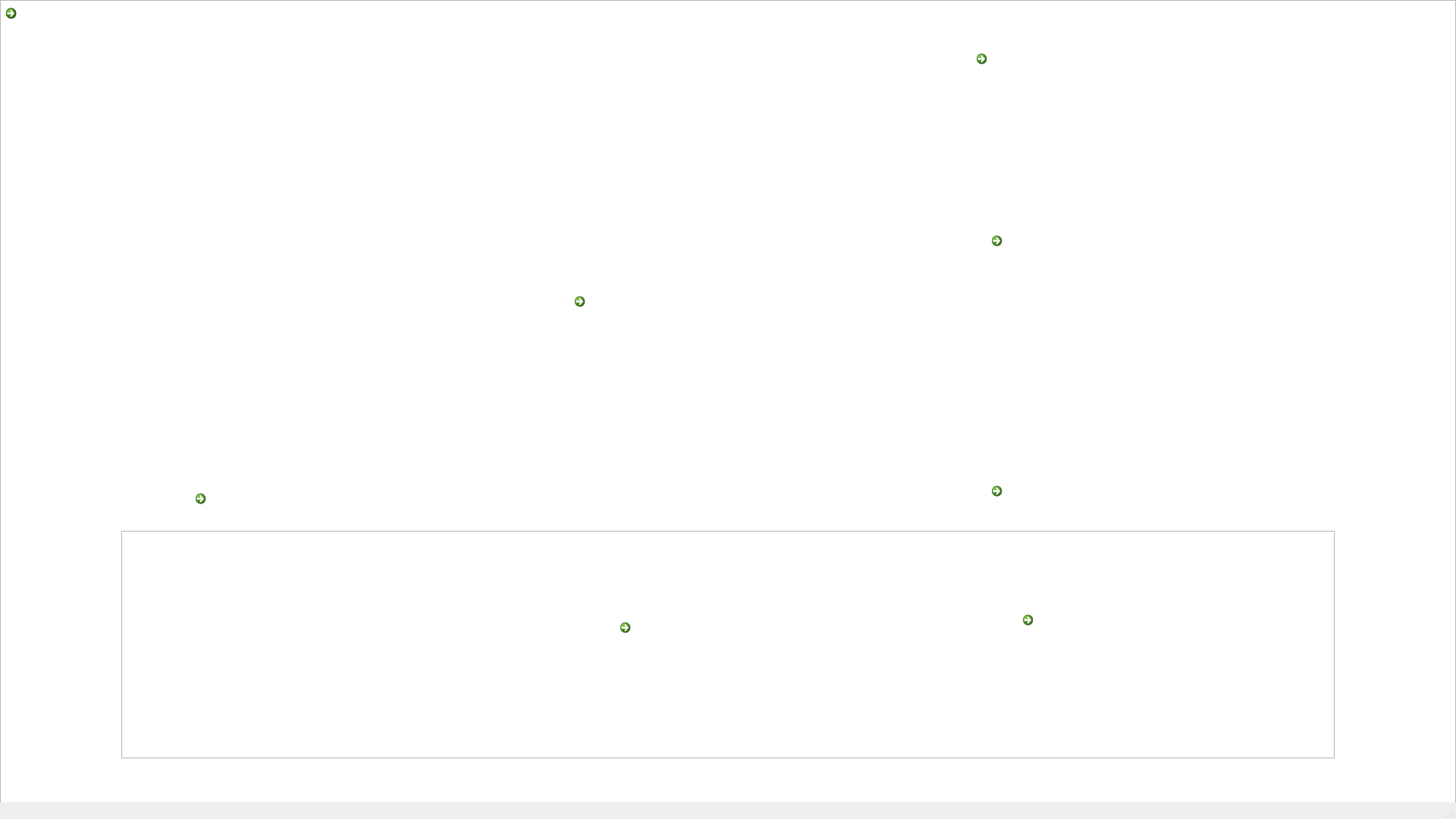
<?xml version="1.0" encoding="UTF-8"?>
<ui version="4.0">
 <class>MainWindow</class>
 <widget class="QMainWindow" name="MainWindow">
  <property name="geometry">
   <rect>
    <x>0</x>
    <y>0</y>
    <width>1920</width>
    <height>1080</height>
   </rect>
  </property>
  <property name="minimumSize">
   <size>
    <width>1920</width>
    <height>1080</height>
   </size>
  </property>
  <property name="maximumSize">
   <size>
    <width>1920</width>
    <height>1080</height>
   </size>
  </property>
  <property name="windowTitle">
   <string>MainWindow</string>
  </property>
  <property name="tabShape">
   <enum>QTabWidget::Rounded</enum>
  </property>
  <widget class="QWidget" name="centralwidget">
   <widget class="QGraphicsView" name="background">
    <property name="geometry">
     <rect>
      <x>0</x>
      <y>0</y>
      <width>1920</width>
      <height>1080</height>
     </rect>
    </property>
    <property name="minimumSize">
     <size>
      <width>1920</width>
      <height>1080</height>
     </size>
    </property>
    <property name="maximumSize">
     <size>
      <width>1920</width>
      <height>1080</height>
     </size>
    </property>
    <property name="verticalScrollBarPolicy">
     <enum>Qt::ScrollBarAlwaysOff</enum>
    </property>
    <property name="horizontalScrollBarPolicy">
     <enum>Qt::ScrollBarAlwaysOff</enum>
    </property>
   </widget>
   <widget class="QGraphicsView" name="startgame">
    <property name="geometry">
     <rect>
      <x>0</x>
      <y>0</y>
      <width>1920</width>
      <height>1080</height>
     </rect>
    </property>
    <property name="verticalScrollBarPolicy">
     <enum>Qt::ScrollBarAlwaysOff</enum>
    </property>
    <property name="horizontalScrollBarPolicy">
     <enum>Qt::ScrollBarAlwaysOff</enum>
    </property>
   </widget>
   <widget class="QGraphicsView" name="t_window">
    <property name="geometry">
     <rect>
      <x>160</x>
      <y>700</y>
      <width>1600</width>
      <height>300</height>
     </rect>
    </property>
    <property name="verticalScrollBarPolicy">
     <enum>Qt::ScrollBarAlwaysOff</enum>
    </property>
    <property name="horizontalScrollBarPolicy">
     <enum>Qt::ScrollBarAlwaysOff</enum>
    </property>
   </widget>
   <widget class="QCommandLinkButton" name="next">
    <property name="geometry">
     <rect>
      <x>0</x>
      <y>0</y>
      <width>1920</width>
      <height>1080</height>
     </rect>
    </property>
    <property name="text">
     <string/>
    </property>
    <property name="icon">
     <iconset>
      <normalon>../build-Finalprojec-Desktop_Qt_5_15_1_MinGW_64_bit-Debug/images/white.png</normalon>
     </iconset>
    </property>
   </widget>
   <widget class="QLabel" name="label">
    <property name="geometry">
     <rect>
      <x>200</x>
      <y>740</y>
      <width>1541</width>
      <height>271</height>
     </rect>
    </property>
    <property name="font">
     <font>
      <family>游明朝</family>
      <pointsize>40</pointsize>
      <weight>50</weight>
      <bold>false</bold>
     </font>
    </property>
    <property name="text">
     <string/>
    </property>
    <property name="alignment">
     <set>Qt::AlignLeading|Qt::AlignLeft|Qt::AlignTop</set>
    </property>
   </widget>
   <widget class="QCommandLinkButton" name="place_1">
    <property name="geometry">
     <rect>
      <x>810</x>
      <y>810</y>
      <width>281</width>
      <height>131</height>
     </rect>
    </property>
    <property name="text">
     <string/>
    </property>
    <property name="icon">
     <iconset>
      <normaloff>../build-Finalprojec-Desktop_Qt_5_15_1_MinGW_64_bit-Debug/images/white.png</normaloff>../build-Finalprojec-Desktop_Qt_5_15_1_MinGW_64_bit-Debug/images/white.png</iconset>
    </property>
   </widget>
   <widget class="QCommandLinkButton" name="place_2">
    <property name="geometry">
     <rect>
      <x>250</x>
      <y>640</y>
      <width>271</width>
      <height>221</height>
     </rect>
    </property>
    <property name="text">
     <string/>
    </property>
    <property name="icon">
     <iconset>
      <normaloff>../build-Finalprojec-Desktop_Qt_5_15_1_MinGW_64_bit-Debug/images/white.png</normaloff>../build-Finalprojec-Desktop_Qt_5_15_1_MinGW_64_bit-Debug/images/white.png</iconset>
    </property>
   </widget>
   <widget class="QCommandLinkButton" name="place_3">
    <property name="geometry">
     <rect>
      <x>750</x>
      <y>380</y>
      <width>391</width>
      <height>151</height>
     </rect>
    </property>
    <property name="text">
     <string/>
    </property>
    <property name="icon">
     <iconset>
      <normaloff>../build-Finalprojec-Desktop_Qt_5_15_1_MinGW_64_bit-Debug/images/white.png</normaloff>../build-Finalprojec-Desktop_Qt_5_15_1_MinGW_64_bit-Debug/images/white.png</iconset>
    </property>
   </widget>
   <widget class="QCommandLinkButton" name="place_4">
    <property name="geometry">
     <rect>
      <x>1280</x>
      <y>60</y>
      <width>351</width>
      <height>301</height>
     </rect>
    </property>
    <property name="text">
     <string/>
    </property>
    <property name="icon">
     <iconset>
      <normaloff>../build-Finalprojec-Desktop_Qt_5_15_1_MinGW_64_bit-Debug/images/white.png</normaloff>../build-Finalprojec-Desktop_Qt_5_15_1_MinGW_64_bit-Debug/images/white.png</iconset>
    </property>
   </widget>
   <widget class="QCommandLinkButton" name="place_5">
    <property name="geometry">
     <rect>
      <x>1341</x>
      <y>800</y>
      <width>281</width>
      <height>241</height>
     </rect>
    </property>
    <property name="text">
     <string/>
    </property>
    <property name="icon">
     <iconset>
      <normaloff>../build-Finalprojec-Desktop_Qt_5_15_1_MinGW_64_bit-Debug/images/white.png</normaloff>../build-Finalprojec-Desktop_Qt_5_15_1_MinGW_64_bit-Debug/images/white.png</iconset>
    </property>
   </widget>
   <widget class="QCommandLinkButton" name="next_2">
    <property name="geometry">
     <rect>
      <x>0</x>
      <y>0</y>
      <width>1920</width>
      <height>1080</height>
     </rect>
    </property>
    <property name="minimumSize">
     <size>
      <width>1920</width>
      <height>1080</height>
     </size>
    </property>
    <property name="maximumSize">
     <size>
      <width>1920</width>
      <height>1080</height>
     </size>
    </property>
    <property name="text">
     <string/>
    </property>
    <property name="icon">
     <iconset>
      <normaloff>../build-Finalprojec-Desktop_Qt_5_15_1_MinGW_64_bit-Debug/images/white.png</normaloff>../build-Finalprojec-Desktop_Qt_5_15_1_MinGW_64_bit-Debug/images/white.png</iconset>
    </property>
   </widget>
   <widget class="QCommandLinkButton" name="start">
    <property name="geometry">
     <rect>
      <x>1300</x>
      <y>300</y>
      <width>1000</width>
      <height>181</height>
     </rect>
    </property>
    <property name="text">
     <string/>
    </property>
    <property name="icon">
     <iconset>
      <normaloff>images/white.png</normaloff>images/white.png</iconset>
    </property>
   </widget>
   <widget class="QCommandLinkButton" name="end">
    <property name="geometry">
     <rect>
      <x>1300</x>
      <y>630</y>
      <width>1000</width>
      <height>181</height>
     </rect>
    </property>
    <property name="text">
     <string/>
    </property>
    <property name="icon">
     <iconset>
      <normaloff>images/white.png</normaloff>images/white.png</iconset>
    </property>
   </widget>
   <zorder>background</zorder>
   <zorder>startgame</zorder>
   <zorder>t_window</zorder>
   <zorder>label</zorder>
   <zorder>next</zorder>
   <zorder>place_1</zorder>
   <zorder>place_2</zorder>
   <zorder>place_3</zorder>
   <zorder>place_4</zorder>
   <zorder>place_5</zorder>
   <zorder>next_2</zorder>
   <zorder>start</zorder>
   <zorder>end</zorder>
  </widget>
  <widget class="QMenuBar" name="menubar">
   <property name="geometry">
    <rect>
     <x>0</x>
     <y>0</y>
     <width>1920</width>
     <height>21</height>
    </rect>
   </property>
  </widget>
  <widget class="QStatusBar" name="statusbar"/>
 </widget>
 <resources/>
 <connections>
  <connection>
   <sender>end</sender>
   <signal>released()</signal>
   <receiver>MainWindow</receiver>
   <slot>close()</slot>
   <hints>
    <hint type="sourcelabel">
     <x>1436</x>
     <y>524</y>
    </hint>
    <hint type="destinationlabel">
     <x>1513</x>
     <y>-4</y>
    </hint>
   </hints>
  </connection>
 </connections>
</ui>
